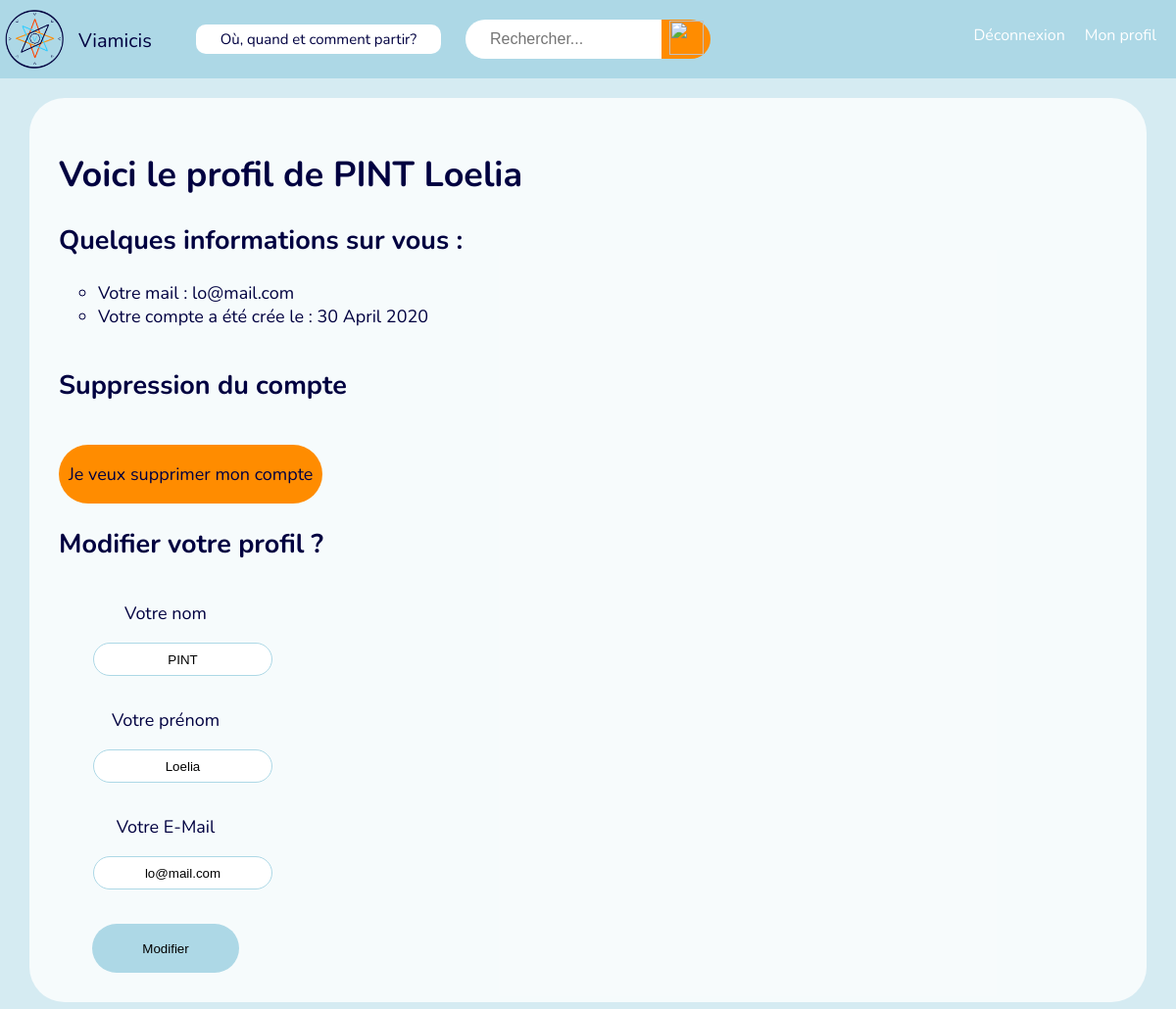
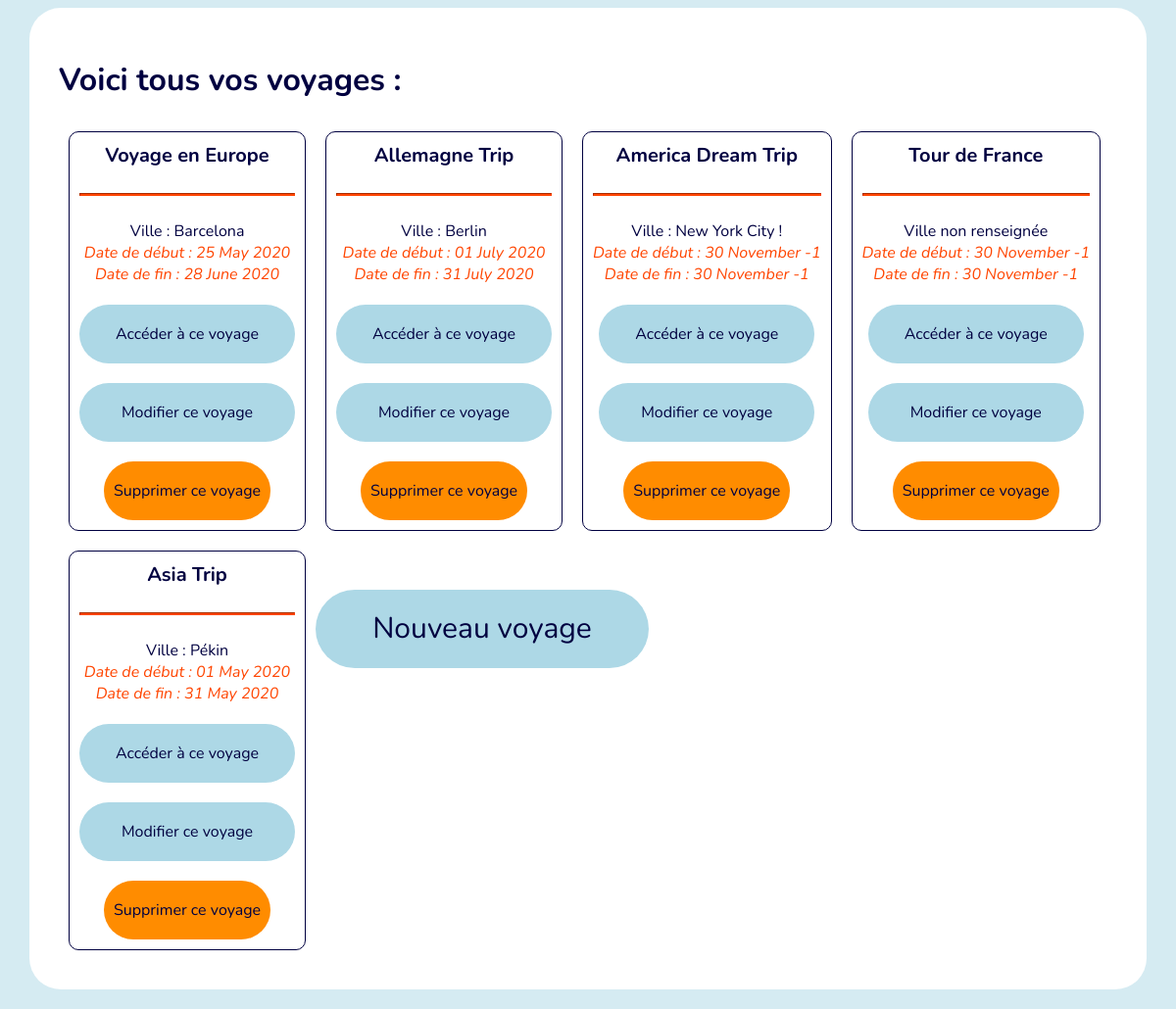
Screenshot of /profil.php (signed in) with the database file from the repository (2 pictures, top to bottom).
### tables this page shows
CREATE TABLE `users` (
  `user_id` int(11) NOT NULL,
  `nom` varchar(256) NOT NULL,
  `prenom` varchar(255) NOT NULL,
  `mail` varchar(256) NOT NULL,
  `password` varchar(256) NOT NULL,
  `created` datetime DEFAULT NULL,
  `modified` datetime DEFAULT NULL,
  `date_of_birth` date NOT NULL
);

CREATE TABLE `trips` (
  `trip_id` int(11) NOT NULL,
  `trip_name` varchar(256) NOT NULL,
  `date_beginning` date DEFAULT NULL,
  `date_end` date DEFAULT NULL,
  `location` varchar(256) DEFAULT NULL,
  `creator_id` int(11) NOT NULL
);

### bd/web_voyageDB.php (called while the page is built, shortened)
<?php
class web_voyageDB {
    private $host    = 'localhost';
    private $name    = 'web_voyage';
    private $user    = 'root';
    private $pass    = '';
    private $connexion;
    function __construct($host = null, $name = null, $user = null, $pass = null){
        try{
            $this->connexion = new PDO('mysql:host=' . $this->host . ';dbname=' . $this->name,
                $this->user, $this->pass, array(PDO::MYSQL_ATTR_INIT_COMMAND =>'SET NAMES UTF8',
                PDO::ATTR_ERRMODE => PDO::ERRMODE_WARNING));
        }catch (PDOException $e){
            echo 'Erreur : Impossible de se connecter a la BDD !';
            die();
        }
    }
    public function query($sql, $data = array()){
        $req = $this->connexion->prepare($sql);
        $req->execute($data);
        return $req;
    }
}
$DB = new web_voyageDB();
?>

### profil.php (the view, shortened to what this page needs)
<?php
include('bd/web_voyageDB.php');
$afficher_profil = $DB->query(
    "SELECT * FROM users WHERE user_id = ?",
    array($_SESSION['id'])
);
$afficher_profil = $afficher_profil->fetch();
?>
<!DOCTYPE html>
<html>
<head>
    <link type="text/css" rel="stylesheet" href="profil.css">
</head>
<body>
    <div id="barre">
        <a id="nom_site" href="accueil.html">
            <img id="logo" src="images/logo web2.png" />
            <gf-specimen-header id="header"> Viamicis </gf-specimen-header>
        </a>
        <div id="dropdown">
            <button id="boutonmenuprincipal">Où, quand et comment partir?</button>
        </div>
        <div id="box">
            <form action="recherche.php" method="GET">
                <input id="texte_recherche" type="search" name="recherche" placeholder="Rechercher...">
                <button type="submit" id="bouton_recherche">
                    <img id="icone_recherche" src="https://img.icons8.com/dotty/80/000000/search.png" />
                </button>
            </form>
        </div>
        <p id="profil"><a href="profil.php">Mon profil</a></p>
        <p id="deconnexion"> <a href="deconnexion.php">Déconnexion</a></p>
    </div>
    <div id="info">
        <h1>Voici le profil de <?= $afficher_profil['nom'] . " " .  $afficher_profil['prenom']; ?></h1>
        <h2>Quelques informations sur vous : </h2>
        <ul>
            <li>Votre mail : <?= $afficher_profil['mail'] ?></li>
            <?php
            $date_creation_compte = strftime('%d %B %Y', strtotime($afficher_profil['created']));
            ?>
            <br>
            <li>Votre compte a été crée le : <?= $date_creation_compte ?></li>
        </ul>
        <br>
        <h2>Suppression du compte</h2>
        <div id="button_suppression" onClick="return confirm('Voulez-vous vraiment supprimer votre compte ? Cette action sera irréversible.')">
            <a href="rgpd.php">
                Je veux supprimer mon compte
            </a>
        </div>
        <div id="modform">
            <h2>Modifier votre profil ?</h2>
            <form method="POST">
                <p>Votre nom</p>
                <input type="text" placeholder="Votre nom" name="nom" value="<?php if (isset($nom)) {
                                                                                    echo $nom;
                                                                                } else {
                                                                                    echo $afficher_profil['nom'];
                                                                                } ?>" required>
                <br>
                <p>Votre prénom</p>
                <input type="text" placeholder="Votre prénom" name="prenom" value="<?php if (isset($prenom)) {
                                                                                        echo $prenom;
                                                                                    } else {
                                                                                        echo $afficher_profil['prenom'];
                                                                                    } ?>" required>
                <br>
                <p>Votre E-Mail</p>
                <input type="email" placeholder="Adresse mail" name="mail" value="<?php if (isset($mail)) {
                                                                                        echo $mail;
                                                                                    } else {
                                                                                        echo $afficher_profil['mail'];
                                                                                    } ?>" required>
                <br>
                <button type="submit" name="modification">Modifier</button>
            </form>
        </div>
    </div>
    <div id="voyage">
        <?php
        $voyages = $DB->query("SELECT * FROM trips WHERE creator_id = ?", array($_SESSION['id']));
        if ($voyages->rowCount() > 0) {
        ?>
            <h1>Voici tous vos voyages :</h1>
            <?php
            foreach ($voyages as $voyages) {
                $str_date_debut = strftime('%d %B %Y', strtotime($voyages['date_beginning']));
                $str_date_fin = strftime('%d %B %Y', strtotime($voyages['date_end']));
            ?>
                <ul class="result_recherche">
                    <li id="lieu"><?= $voyages['trip_name'] ?></li>
                    <hr>
                    <?php
                    if (!empty($voyages['location'])) {
                    ?>
                        <li id="ville"> Ville : <?= $voyages['location'] ?> </li>
                    <?php
                    } else {
                    ?>
                        <li id="ville"> Ville non renseignée</li>
                    <?php
                    }
                    if (!empty($str_date_debut)) {
                    ?>
                        <li id="continent"> Date de début : <?= $str_date_debut ?> </li>
                    <?php
                    } else {
                    ?>
                        <li id="continent"> Date de début non renseignée </li>
                    <?php
                    }
                    if (!empty($str_date_fin)) {
                    ?>
                        <li id="continent"> Date de fin : <?= $str_date_fin ?> </li>
                    <?php
                    } else {
                    ?>
                        <li id="continent"> Date de fin non renseignée </li>
                    <?php
                    }
                    ?>
                    <div class="encart_button_destination">
                        <div class="button_detail_voyage">
                            <a href="details_voyage.php?trip_id=<?= $voyages['trip_id'] ?>">
                                Accéder à ce voyage
                            </a>
                        </div>
                        <br>
                        <div class="button_detail_voyage">
                            <a href="modifier_voyage.php?trip_id=<?= $voyages['trip_id'] ?>">
                                Modifier ce voyage
                            </a>
                        </div>
                        <br>
                        <div class="button_detail_voyage" id="button_suppression" onClick="return confirm('Voulez-vous vraiment supprimer votre voyage ? Cette action sera irréversible.')">
                            <a href="profil.php?delete_trip=<?= $voyages['trip_id']?>">
                                Supprimer ce voyage
                            </a>
                        </div>
                    </div>
                </ul>
            <?php
            }
        } else {
            ?>
            <h1>Vos futurs voyages apparaitront ici.</h1>
        <?php
        }
        ?>
        <div class="button_nouveau_voyage">
            <a href="nouveau_voyage.php">
                Nouveau voyage
            </a>
        </div>
    </div>
</body>
</html>

### profil.css (style rules this page uses)
body { font-family: 'Nunito', Arial, sans-serif; margin : 0; font-size : 16px; color : rgb(0, 0, 64); min-width: 520px; background-color: rgba(173,216,230,0.5); }
#barre { position: -webkit-sticky; position: sticky; top : 0; left : 0; right : 0; width : 100%; height : 80px; background-color: lightblue; }
#barre #logo { position : absolute; height: 60px; width : 60px; left : 5px; top : 10px; }
#barre #header { position : absolute; height: 20px; width : 50px; left : 80px; top : 27.5px; font-size : 20px; text-decoration: none; color : rgb(0,0,64); }
#dropdown { position: absolute; float: left; margin-left: 150px; margin-top: 25px; display: inline-block; }
#boutonmenuprincipal { position: absolute; margin-left: 50px; background-color: white; color: rgb(0, 0, 64); border: none; cursor: pointer; padding:5px; top:120px 0px; font-size: 15px; font-family: 'Nunito', Arial, sans-serif; border-radius: 10px; width: 250px; }
#box { color : rgb(0, 0, 64); position : absolute; top : 45px; left : 50%; width : 250px; height : 50px; transform : translate(-50%,-50%); }
#texte_recherche { position : relative; display : inline-block; font-size : 16px; box-sizing: border-box; transition : 0.3s; }
#texte_recherche[type="search"] { width : 200px; height : 40px; border : none ; outline : none; padding : 0 25px; border-radius : 25px 0 0 25px; }
#bouton_recherche { width : 50px; height: 40px; top : 50px; padding : 0; margin : 0; border-radius : 0 25px 25px 0; border : none; background-color: rgb(255,140,0); float : right; }
#icone_recherche { width : 35px; height: 35px; transition : 0.3s; }
#profil { float: right; margin-right: 20px; margin-top: 25px; }
#profil a, #deconnexion a { text-decoration: none; color: white; }
#deconnexion { float: right; margin-right: 20px; margin-top: 25px; color : white; text-decoration: none; }
#info { float: left; margin-left: 2.5%; margin-top: 20px; border-radius: 2em; background-color: rgba(255,255,255,0.8); padding: 30px; width: 90%; height: auto; font-size : 18px; }
#info h2 { color: rgb(0, 0, 64); }
#info li { list-style-type:circle; float: left; }
#voyage { float : left; margin-left : 2.5%; margin-top: 15px; margin-bottom: 20px; border-radius: 2em; background-color: rgb(255,255,255); padding: 30px; width: 90%; height: auto; }
#voyage h1 { color: rgb(0, 0, 64); }
#modform form { text-align: center; float : left; margin-top: none; }
#modform input { text-align: center; border-radius: 20px; width: auto; margin-left: 35px; margin-top: none; margin-bottom: 15px; height: 30px; border : 0.5px solid lightblue; }
#modform button { border-radius: 40px; text-align: center; border : none; background-color: lightblue; margin-left: auto; margin-right: auto; height: 50px; width: 150px; padding : 5px; margin-top: 20px; }
#button_suppression { margin-top: 10px; display: inline-block; padding : 10px; width: auto; border-radius: 45px; background-color: lightblue; transition : 0.3s; border : none; line-height:40px; text-align: center; }
#button_suppression a { text-decoration: none; color : rgb(0,0,64); }
.result_recherche { border : 1px solid rgb(0, 0, 64); border-radius: 10px; padding : 10px; margin : 10px; width : auto; height: auto; float: left; text-align: center; list-style-type: none; color : rgb(0,0,64); }
#lieu { font-weight: bold; font-size: 20px; }
#continent { color : rgb(255,69,0); font-style: italic; }
hr { border-color: rgb(255,69,0); font-size: 50px; background-color: rgb(255,69,0); height: 1px; }
.button_detail_voyage, .button_nouveau_voyage { margin : auto; margin-top: 20px; display: inline-block; padding : 10px; width: 200px; border-radius: 45px; background-color: lightblue; transition : 0.3s; border : none; line-height:40px; text-align: center; }
.button_detail_voyage a, .button_nouveau_voyage a { text-decoration: none; color : rgb(0,0,64); }
.button_nouveau_voyage { font-family: 'Nunito'; font-size : 30px; width : 300px; margin-top: 50px; padding : 20px; background-color: lightblue; }
#button_suppression { background-color: rgb(255,140,0); margin-top : 20px; }

### rows the page displays
users: nom "PINT", prenom "Loelia", mail "lo@mail.com", created "30 April 2020"
trips: trip_name "Voyage en Europe", location "Barcelona", date_beginning "25 May 2020", date_end "28 June 2020"
trips: trip_name "Allemagne Trip", location "Berlin", date_beginning "01 July 2020", date_end "31 July 2020"
trips: trip_name "America Dream Trip", location "New York City !", date_beginning "30 November -1", date_end "30 November -1"
trips: trip_name "Tour de France", location "Ville non renseignée", date_beginning "30 November -1", date_end "30 November -1"
trips: trip_name "Asia Trip", location "Pékin", date_beginning "01 May 2020", date_end "31 May 2020"
